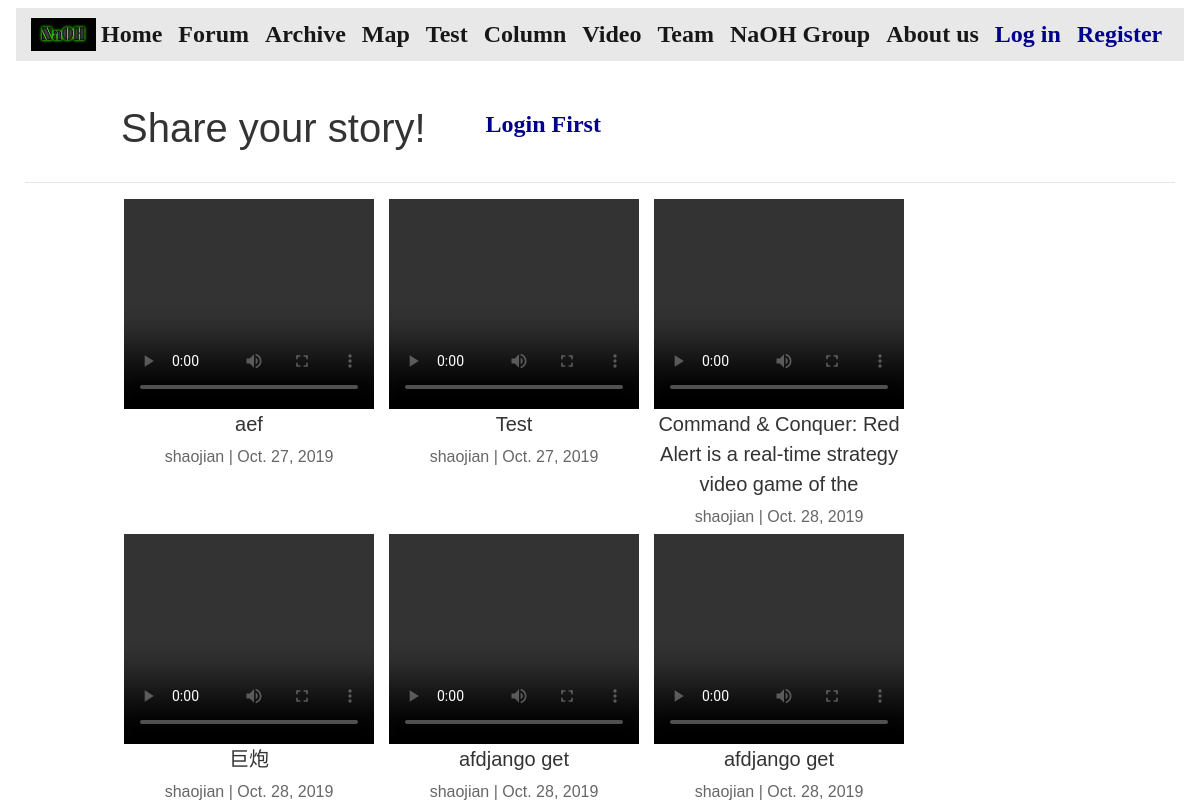
The app's page /videos/view/ with its own data.
### videos/models.py (models this page shows)
class Post(models.Model):
    user = models.ForeignKey(User, related_name='%(class)s_requests_created', on_delete=models.CASCADE)
    title = models.CharField(max_length=70)
    body = models.CharField(max_length=100)
    created_on = models.DateTimeField(auto_now_add=True)

### videos/views.py (the view)
# urls.py: path("view/", views.view_videos, name="view_videos")
def view_videos(request):
    result = []
    posts = Post.objects.all()
    for post in posts:
        videos = Videos.objects.filter(post=post).get()
        result.append((post, videos))
    language = select_language(request)
    context = {
        "posts": result,
        'language': language,
    }
    return render(request, "view_videos.html", context)

### videos/views.py (called while the page is built)
def select_language(request):
    language = 'English'
    if request.user.is_authenticated:
        if request.session.get(request.user.username, None) == None:
            request.session[request.user.username] = 'Chinese'
        language = request.session[request.user.username]
    return language

### videos/templates/view_videos.html (shortened to what this page needs)
{% extends "base.html" %}
{% block page_content %}
{% load static %}
<br>
<div id="main">
{% if user.is_authenticated %}
  {% if language == "Chinese" %}
    <div class="row">
        <h1 style="margin-right: 5vw; margin-left: 12px;">分享你的游戏体验!</h1>
        {% if user.is_authenticated %}
            <a style="color: #00008B;" class="navbar-brand" href="{% url 'post_video' %}">投稿</a>
        {% else %}
            <a style="color: #00008B;" class="navbar-brand" href="{% url 'login' %}">登录投稿</a>
        {% endif %}
    </div>
    <hr>
  {% else %}
    <div class="row">
        <h1 style="margin-right: 5vw; margin-left: 12px;">Share your story!</h1>
        {% if user.is_authenticated %}
            <a style="color: #00008B;" class="navbar-brand" href="{% url 'post_video' %}">Upload</a>
        {% else %}
            <a style="color: #00008B;" class="navbar-brand" href="{% url 'login' %}">Login First</a>
        {% endif %}
    </div>
    <hr>
  {% endif %}
{% else %}
    <div class="row">
        <h1 style="margin-right: 5vw; margin-left: 12px;">Share your story!</h1>
        {% if user.is_authenticated %}
            <a style="color: #00008B;" class="navbar-brand" href="{% url 'post_video' %}">Upload</a>
        {% else %}
            <a style="color: #00008B;" class="navbar-brand" href="{% url 'login' %}">Login First</a>
        {% endif %}
    </div>
    <hr>
{% endif %}
<div id="base" >
<div id="base2" class="row" >
    {% for item in posts %}
    <div id = "p_1">
        <video width="250" height="210" playsinline controls="true">
          <source src="{{item.1.video.url}}" >
        </video>
        <div style="width:250px;" align="center">
            <h5>{{ item.0.title }} </h5>
        </div>
        <div align="center" >
            <h6>{{ item.0.user }} |&nbsp;{{ item.0.created_on.date }}</h6>
        </div>
    </div>
    <br>
    {% endfor %}
</div>
</div>
</div>
{% endblock %}

### NaOH_camp/templates/base.html (style rules this page uses)
a { font-family: 'Libre Baskerville', serif; }

### videos/templates/view_videos.html (style rules this page uses)
#p_1 { margin-left: 15px; }
#base2, .row { margin-left: 7vw; margin-right: 7vw; }
#main { min-width: 650px; }

### records on screen
Post: title "aef", user.username "shaojian", created_on "Oct. 27, 2019"
Post: title "Test", user.username "shaojian", created_on "Oct. 27, 2019"
Post: title "Command & Conquer: Red Alert is a real-time strategy video game of the", user.username "shaojian", created_on "Oct. 28, 2019"
Post: title "巨炮", user.username "shaojian", created_on "Oct. 28, 2019"
Post: title "afdjango get", user.username "shaojian", created_on "Oct. 28, 2019"
Post: title "afdjango get", user.username "shaojian", created_on "Oct. 28, 2019"
